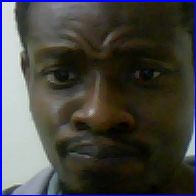
#> input picture faces-19/training/0_575.png, 196 x 196 px
$ python create_dataset.py
#> lines starting #> are read from the running program, lines starting #| are printed output that depends on the picture
# USAGE
# python3 create_dataset.py

# import the necessary packages
from src import config_params
from imutils import paths
import shutil
import os
import cv2 as cv

# loop over the data splits
for split in (config_params.TRAIN, config_params.TEST, config_params.VAL):
    # grab all image paths in the current split
    print("[INFO] processing '{} split'...".format(split))
    p = os.path.sep.join([config_params.ORIGIN_DT_PATH, split])
    imagePaths = list(paths.list_images(p))

    # loop over the image paths
    for imagePath in imagePaths:

        # load the image, swap color channels, and resize it to be a fixed
        # 128x128 pixels while ignoring aspect ratio
        filename = cv.imread(imagePath)
#> filename is the input picture: shape (196, 196, 3); mean B, G, R 65, 68.9, 69.6
        filename = cv.cvtColor(filename, cv.COLOR_BGR2RGB)
        filename = cv.resize(filename, (128, 128))
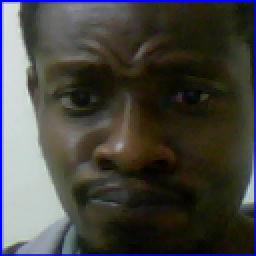
#> filename: shape (128, 128, 3) (shown 2 times larger); mean R, G, B 69.6, 68.9, 64.9

        # extract class label from the filename
        filename = imagePath.split(os.path.sep)[-1]
        label = config_params.CLASSES[int(filename.split("_")[0])]


        # construct the path to the output directory
        dirPath = os.path.sep.join([config_params.BASE_DT_PATH, split, label])

        # if the output directory does not exist, create it
        if not os.path.exists(dirPath):
            os.makedirs(dirPath)

        # construct the path to the output image file and copy it
        p = os.path.sep.join([dirPath, filename])
        shutil.copy2(imagePath, p)
#> pass 2 of the loop `for split in (config_params.TRAIN, config_params.TEST, config_params.V..`:
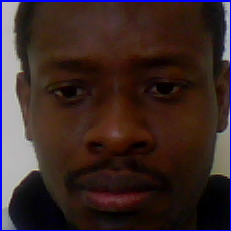
#> input picture faces-19/evaluation/0_1586.png, 231 x 231 px
#> filename is the input picture: shape (231, 231, 3); mean B, G, R 38.3, 39.5, 57.7
#> `filename = cv.resize(filename, (128, 128))`:
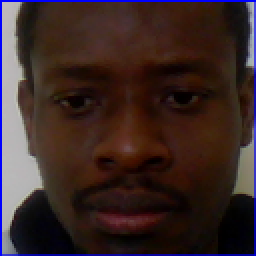
#> filename: shape (128, 128, 3) (shown 2 times larger); mean R, G, B 57.7, 39.6, 38.2
